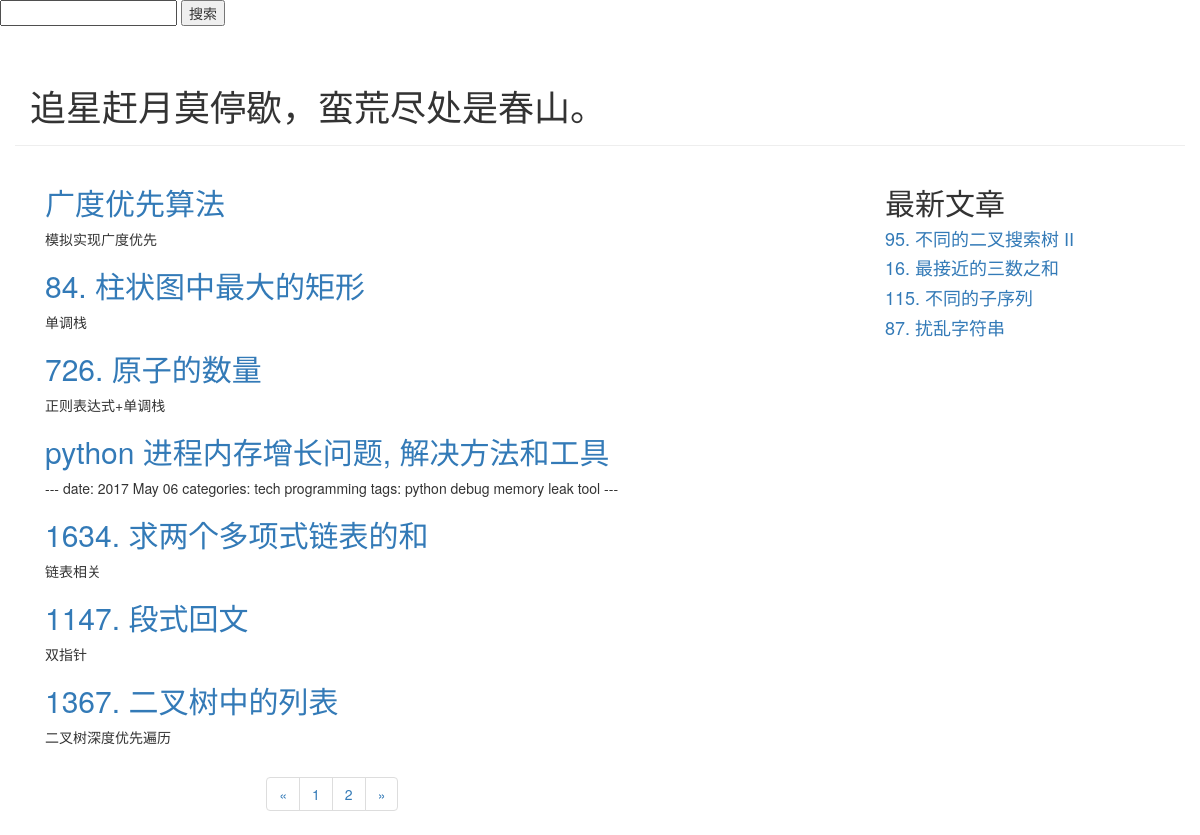
/index, run on the app's committed database.
### blog/models.py (models this page shows, shortened)
class Article_1(models.Model):
    article_id = models.AutoField(primary_key=True)
    title = models.TextField()
    brief_content = models.TextField()
    content = models.TextField()
    publish_date = models.DateTimeField(auto_now=True)

### blog/views.py (the view)
# urls.py: path('index',blog.views.get_index_page),
def get_index_page(request):
    page = request.GET.get('page')
    if page:
        page = int(page)
    else:
        page = 1
    all_article = Article_1.objects.all()
    top5 = Article_1.objects.order_by('-publish_date')[:4]
    paginator = Paginator(all_article,7)
    page_num = paginator.num_pages
    page_article_list = paginator.page(page)
    if page_article_list.has_next():
        next_page = page+1
    else:
        next_page = page
    if page_article_list.has_previous():
        previous_page =  page -1
    else:
        previous_page = page
    return render(request,'blog/index.html',{
        'article_list':page_article_list,
        'page_num':range(1,page_num+1),
        'curr_page':page,
        'next_page':next_page,
        'previous_page':previous_page,
        'top5_article':top5
    })

### blog/templates/blog/index.html (shortened to what this page needs)
<!DOCTYPE html>
<html lang="en" xmlns="http://www.w3.org/1999/html">
<head>
    <link rel="stylesheet" href="https://cdn.jsdelivr.net/npm/bootstrap@3.3.7/dist/css/bootstrap.min.css"
>
</head>
<body>
    <form action="/search" method="post">
        <input type="text" name="q">
        <input type="submit" value="搜索">
    </form>
<div class='container page-header'>
    <h1>追星赶月莫停歇，蛮荒尽处是春山。
    </h1>
</div>
<div class='container page-body'>
    <div class='col-md-9' role='main'>
        <div class="body-main">
            {% for article in article_list%}
            <div>
                <h2><a href="detail/{{article.article_id}}">{{ article.title }}</a></h2>
                <p>
                    {{article.brief_content}}
                </p>
            </div>
            {%endfor%}
        </div>
        <div class='body-footer'>
            <div class="col-md-4 col-md-offset-3">
                <nav aria-label="Page navigation">
                    <ul class="pagination">
                        <li>
                            <a href="?page={{previous_page}}" aria-label="Previous">
                                <span aria-hidden="true">&laquo;</span>
                            </a>
                        </li>
                        {%for num in page_num%}
                        <li><a href="?page={{num}}">{{num}}</a></li>
                        {%endfor%}
                        <li>
                            <a href="?page={{next_page}}" aria-label="Next">
                                <span aria-hidden="true">&raquo;</span>
                            </a>
                        </li>
                    </ul>
                </nav>
            </div>
        </div>
    </div>
    <div class=" = 'col-md-3" role="complementary">
        <div>
            <h2>最新文章</h2>
            {%for article in top5_article%}
            <h4><a href="detail/{{article.article_id}}">{{ article.title }}</a></h4>
            {%endfor%}
        </div>
    </div>
</div>
</body>
</html>

### data on the page
Article_1: title "广度优先算法", brief_content "模拟实现广度优先"
Article_1: title "84. 柱状图中最大的矩形", brief_content "单调栈"
Article_1: title "726. 原子的数量", brief_content "正则表达式+单调栈"
Article_1: title "python 进程内存增长问题, 解决方法和工具", brief_content "--- date: 2017 May 06 categories: tech programming tags: python debug memory leak tool ---"
Article_1: title "1634. 求两个多项式链表的和", brief_content "链表相关"
Article_1: title "1147. 段式回文", brief_content "双指针"
Article_1: title "1367. 二叉树中的列表", brief_content "二叉树深度优先遍历"
Article_1: title "95. 不同的二叉搜索树 II"
Article_1: title "16. 最接近的三数之和"
Article_1: title "115. 不同的子序列"
Article_1: title "87. 扰乱字符串"

### other printed values
{{ num }} "1" "2"
